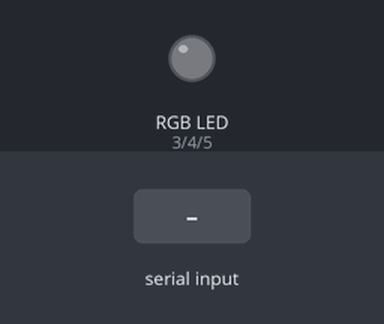
Simulated run of this sketch. Board: Arduino Uno, built with avr-gcc and run on an emulated ATmega328P. Parts: an RGB LED mixed from three pins (HIGH = lit). The inputs (shaded band) are chosen by the test bench.

Above: at 1.2 s.
1.3 s: "R" received over the second serial link
At 1.7 s:
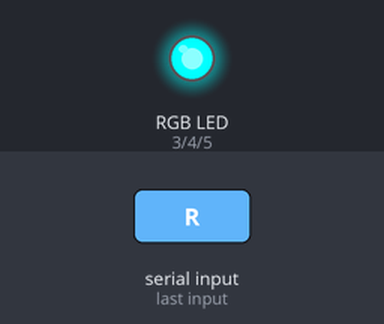
2.8 s: "G" received over the second serial link
At 4.0 s:
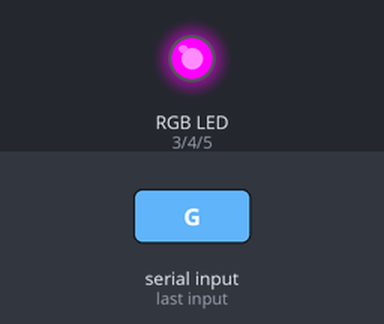
4.3 s: "B" received over the second serial link
At 5.2 s:
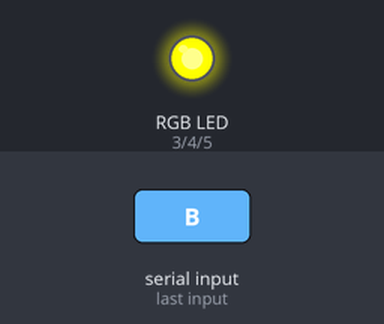
5.8 s: "Y" received over the second serial link
At 6.3 s:
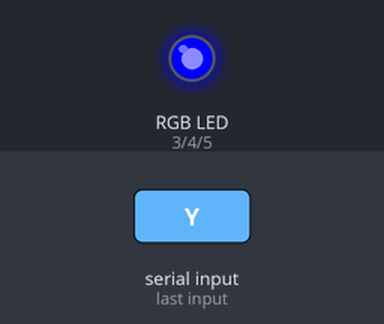
7.3 s: "M" received over the second serial link
At 8.5 s:
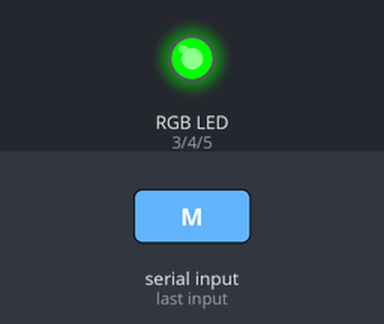
8.8 s: "W" received over the second serial link
At 9.8 s:
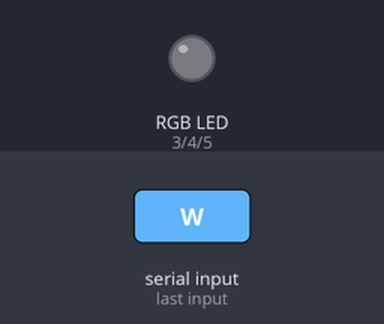
Timing chart, 0 to 11.3 s (numbered marks = the images above; inputs shaded):
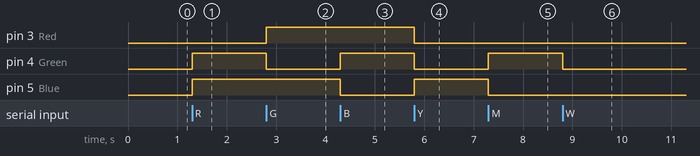

The sketch:

Controlando_o_Led_RGB_pelo_Modulo_HC06.ino
```cpp
#include <SoftwareSerial.h>

SoftwareSerial serialdobluetooth(8,9); // Portas para o serial do bluetooth (RX, TX)

#define Red  3
#define Green  4
#define Blue  5

int valordobluetooth;

void setup() {

  serialdobluetooth.begin(9600);
  pinMode(Red, OUTPUT);
  pinMode(Green, OUTPUT);
  pinMode(Blue, OUTPUT);

}

void loop() {

  //Indentifica se o módulo bluetooth está ou não ligado
  if (serialdobluetooth.available()) {

  valordobluetooth = serialdobluetooth.read();

  }

  //Vermelho
  if (valordobluetooth=='R'){

  digitalWrite(Red, LOW);
  digitalWrite(Green, HIGH);
  digitalWrite(Blue, HIGH);

  }

  //Verde
  if (valordobluetooth=='G'){

  digitalWrite(Red, HIGH);
  digitalWrite(Green, LOW);
  digitalWrite(Blue, HIGH);

  }

  //Azul
  if (valordobluetooth=='B'){

  digitalWrite(Red, HIGH);
  digitalWrite(Green, HIGH);
  digitalWrite(Blue, LOW);

  }

  //Branco
  if (valordobluetooth=='W'){

  digitalWrite(Red, LOW);
  digitalWrite(Green, LOW);
  digitalWrite(Blue, LOW);

  }

  //Amarelo
  if (valordobluetooth=='Y'){

  digitalWrite(Red, LOW);
  digitalWrite(Green, LOW);
  digitalWrite(Blue, HIGH);

  }

  //Magenta
  if (valordobluetooth=='M'){

  digitalWrite(Red, LOW);
  digitalWrite(Green, HIGH);
  digitalWrite(Blue, LOW);

  }
}
```

Measured:
- after the input at 1.3 s, pin 4 (Green), pin 5 (Blue): LOW → HIGH at once
- after the input at 2.8 s, pin 3 (Red): LOW → HIGH at once; pin 4 (Green): HIGH → LOW at once
- after the input at 4.3 s, pin 4 (Green): LOW → HIGH at once; pin 5 (Blue): HIGH → LOW at once
- after the input at 5.8 s, pin 3 (Red), pin 4 (Green): HIGH → LOW at once; pin 5 (Blue): LOW → HIGH at once
- after the input at 7.3 s, pin 4 (Green): LOW → HIGH at once; pin 5 (Blue): HIGH → LOW at once
- after the input at 8.8 s, pin 4 (Green): HIGH → LOW at once
